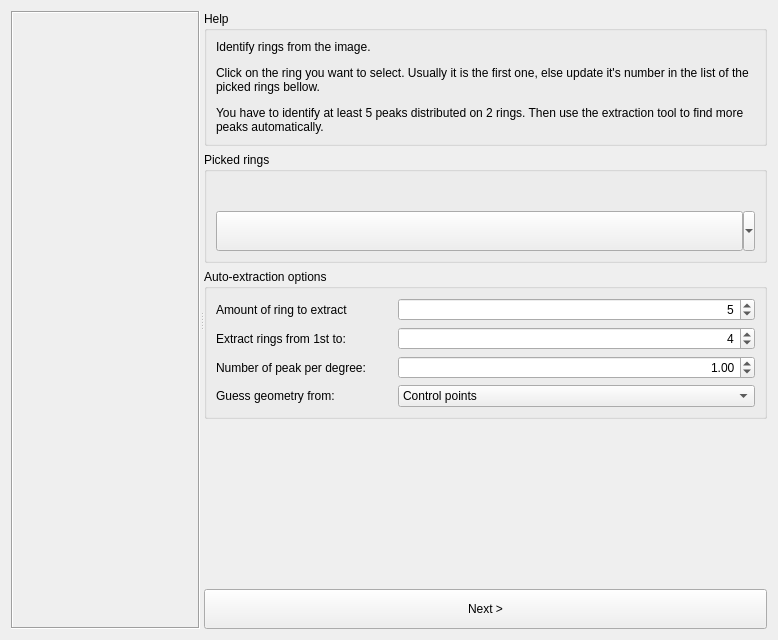
<?xml version="1.0" encoding="UTF-8"?>
<ui version="4.0">
 <class>Form</class>
 <widget class="QWidget" name="Form">
  <property name="geometry">
   <rect>
    <x>0</x>
    <y>0</y>
    <width>778</width>
    <height>640</height>
   </rect>
  </property>
  <property name="windowTitle">
   <string>Peak picking</string>
  </property>
  <layout class="QHBoxLayout" name="horizontalLayout">
   <item>
    <widget class="QSplitter" name="splitter">
     <property name="orientation">
      <enum>Qt::Horizontal</enum>
     </property>
     <widget class="QFrame" name="_plotHolder">
      <property name="frameShape">
       <enum>QFrame::Box</enum>
      </property>
      <property name="frameShadow">
       <enum>QFrame::Sunken</enum>
      </property>
      <property name="lineWidth">
       <number>1</number>
      </property>
     </widget>
     <widget class="QWidget" name="widget" native="true">
      <layout class="QVBoxLayout" name="verticalLayout_3" stretch="0,0,0,0,0">
       <property name="margin" stdset="0">
        <number>0</number>
       </property>
       <item>
        <widget class="QGroupBox" name="groupBox_8">
         <property name="sizePolicy">
          <sizepolicy hsizetype="Preferred" vsizetype="Fixed">
           <horstretch>0</horstretch>
           <verstretch>0</verstretch>
          </sizepolicy>
         </property>
         <property name="title">
          <string>Help</string>
         </property>
         <layout class="QVBoxLayout" name="verticalLayout_12">
          <item>
           <widget class="QLabel" name="label_40">
            <property name="text">
             <string>&lt;html&gt;&lt;head/&gt;&lt;body&gt;&lt;p&gt;Identify rings from the image.&lt;/p&gt;&lt;p&gt;Click on the ring you want to select. Usually it is the first one, else update it's number in the list of the picked rings bellow.&lt;/p&gt;&lt;p&gt;You have to identify at least 5 peaks distributed on 2 rings. Then use the extraction tool to find more peaks automatically.&lt;/p&gt;&lt;/body&gt;&lt;/html&gt;</string>
            </property>
            <property name="wordWrap">
             <bool>true</bool>
            </property>
           </widget>
          </item>
         </layout>
        </widget>
       </item>
       <item>
        <widget class="QGroupBox" name="groupBox_7">
         <property name="title">
          <string>Picked rings</string>
         </property>
         <layout class="QVBoxLayout" name="verticalLayout_4">
          <item>
           <layout class="QVBoxLayout" name="verticalLayout">
            <item>
             <widget class="QWidget" name="_ringToolBarHolder" native="true"/>
            </item>
            <item>
             <widget class="QWidget" name="_peakSelectionDummy" native="true">
              <layout class="QVBoxLayout" name="verticalLayout_2"/>
             </widget>
            </item>
           </layout>
          </item>
          <item>
           <widget class="ChoiceToolButton" name="_extract">
            <property name="sizePolicy">
             <sizepolicy hsizetype="MinimumExpanding" vsizetype="Fixed">
              <horstretch>0</horstretch>
              <verstretch>0</verstretch>
             </sizepolicy>
            </property>
            <property name="minimumSize">
             <size>
              <width>0</width>
              <height>40</height>
             </size>
            </property>
            <property name="popupMode">
             <enum>QToolButton::MenuButtonPopup</enum>
            </property>
            <property name="toolButtonStyle">
             <enum>Qt::ToolButtonTextBesideIcon</enum>
            </property>
            <property name="arrowType">
             <enum>Qt::NoArrow</enum>
            </property>
           </widget>
          </item>
         </layout>
        </widget>
       </item>
       <item>
        <widget class="QGroupBox" name="groupBox_14">
         <property name="title">
          <string>Auto-extraction options</string>
         </property>
         <layout class="QGridLayout" name="gridLayout_10">
          <item row="1" column="1" colspan="2">
           <widget class="QSpinBox" name="_maxRingToExtract">
            <property name="alignment">
             <set>Qt::AlignRight|Qt::AlignTrailing|Qt::AlignVCenter</set>
            </property>
            <property name="minimum">
             <number>1</number>
            </property>
            <property name="maximum">
             <number>999</number>
            </property>
            <property name="value">
             <number>4</number>
            </property>
           </widget>
          </item>
          <item row="4" column="0">
           <widget class="QLabel" name="label">
            <property name="text">
             <string>Guess geometry from:</string>
            </property>
           </widget>
          </item>
          <item row="1" column="0">
           <widget class="QLabel" name="_maxRingToExtractTitle">
            <property name="text">
             <string>Extract rings from 1st to:</string>
            </property>
            <property name="buddy">
             <cstring>_maxRingToExtract</cstring>
            </property>
           </widget>
          </item>
          <item row="3" column="0">
           <widget class="QLabel" name="label_104">
            <property name="text">
             <string>Number of peak per degree:</string>
            </property>
            <property name="buddy">
             <cstring>_maxRingToExtract</cstring>
            </property>
           </widget>
          </item>
          <item row="4" column="1" colspan="2">
           <widget class="QComboBox" name="_geometrySource">
            <item>
             <property name="text">
              <string>Control points</string>
             </property>
            </item>
            <item>
             <property name="text">
              <string>Fit screen</string>
             </property>
            </item>
           </widget>
          </item>
          <item row="3" column="1" colspan="2">
           <widget class="QDoubleSpinBox" name="_numberOfPeakPerDegree">
            <property name="alignment">
             <set>Qt::AlignRight|Qt::AlignTrailing|Qt::AlignVCenter</set>
            </property>
            <property name="value">
             <double>1.000000000000000</double>
            </property>
           </widget>
          </item>
          <item row="0" column="0">
           <widget class="QLabel" name="_moreRingToExtractTitle">
            <property name="text">
             <string>Amount of ring to extract</string>
            </property>
            <property name="buddy">
             <cstring>_maxRingToExtract</cstring>
            </property>
           </widget>
          </item>
          <item row="0" column="1" colspan="2">
           <widget class="QSpinBox" name="_moreRingToExtract">
            <property name="alignment">
             <set>Qt::AlignRight|Qt::AlignTrailing|Qt::AlignVCenter</set>
            </property>
            <property name="minimum">
             <number>1</number>
            </property>
            <property name="maximum">
             <number>999</number>
            </property>
            <property name="value">
             <number>5</number>
            </property>
           </widget>
          </item>
         </layout>
        </widget>
       </item>
       <item>
        <spacer name="verticalSpacer">
         <property name="orientation">
          <enum>Qt::Vertical</enum>
         </property>
         <property name="sizeType">
          <enum>QSizePolicy::Expanding</enum>
         </property>
         <property name="sizeHint" stdset="0">
          <size>
           <width>20</width>
           <height>40</height>
          </size>
         </property>
        </spacer>
       </item>
       <item>
        <widget class="QPushButton" name="_nextStep">
         <property name="minimumSize">
          <size>
           <width>0</width>
           <height>40</height>
          </size>
         </property>
         <property name="text">
          <string>Next &gt;</string>
         </property>
        </widget>
       </item>
      </layout>
     </widget>
    </widget>
   </item>
  </layout>
 </widget>
 <customwidgets>
  <customwidget>
   <class>ChoiceToolButton</class>
   <extends>QToolButton</extends>
   <header>pyFAI.gui.widgets.ChoiceToolButton</header>
  </customwidget>
 </customwidgets>
 <tabstops>
  <tabstop>_extract</tabstop>
  <tabstop>_moreRingToExtract</tabstop>
  <tabstop>_maxRingToExtract</tabstop>
  <tabstop>_numberOfPeakPerDegree</tabstop>
  <tabstop>_geometrySource</tabstop>
  <tabstop>_nextStep</tabstop>
 </tabstops>
 <resources/>
 <connections/>
</ui>
